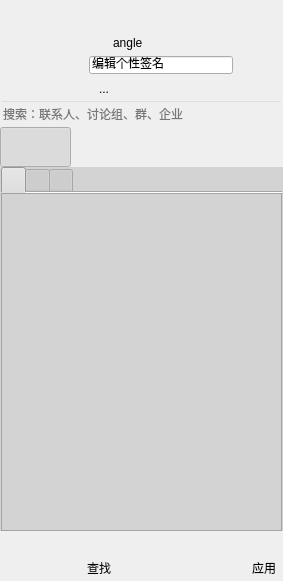
<?xml version="1.0" encoding="UTF-8"?>
<ui version="4.0">
 <class>workStation</class>
 <widget class="QDialog" name="workStation">
  <property name="geometry">
   <rect>
    <x>0</x>
    <y>0</y>
    <width>283</width>
    <height>581</height>
   </rect>
  </property>
  <property name="minimumSize">
   <size>
    <width>283</width>
    <height>253</height>
   </size>
  </property>
  <property name="maximumSize">
   <size>
    <width>436</width>
    <height>16777215</height>
   </size>
  </property>
  <property name="windowTitle">
   <string>Dialog</string>
  </property>
  <layout class="QVBoxLayout" name="verticalLayout_5">
   <property name="spacing">
    <number>0</number>
   </property>
   <property name="leftMargin">
    <number>0</number>
   </property>
   <property name="topMargin">
    <number>0</number>
   </property>
   <property name="rightMargin">
    <number>0</number>
   </property>
   <property name="bottomMargin">
    <number>0</number>
   </property>
   <item>
    <widget class="QWidget" name="titleWidget" native="true">
     <property name="minimumSize">
      <size>
       <width>0</width>
       <height>20</height>
      </size>
     </property>
    </widget>
   </item>
   <item>
    <widget class="QWidget" name="widget_2" native="true">
     <property name="maximumSize">
      <size>
       <width>16777215</width>
       <height>80</height>
      </size>
     </property>
     <layout class="QHBoxLayout" name="horizontalLayout_5">
      <property name="spacing">
       <number>3</number>
      </property>
      <property name="leftMargin">
       <number>6</number>
      </property>
      <property name="topMargin">
       <number>9</number>
      </property>
      <property name="rightMargin">
       <number>0</number>
      </property>
      <property name="bottomMargin">
       <number>0</number>
      </property>
      <item>
       <widget class="QLabel" name="headLabel">
        <property name="minimumSize">
         <size>
          <width>80</width>
          <height>80</height>
         </size>
        </property>
        <property name="maximumSize">
         <size>
          <width>80</width>
          <height>80</height>
         </size>
        </property>
        <property name="focusPolicy">
         <enum>Qt::TabFocus</enum>
        </property>
        <property name="styleSheet">
         <string notr="true"/>
        </property>
        <property name="text">
         <string/>
        </property>
       </widget>
      </item>
      <item>
       <layout class="QVBoxLayout" name="verticalLayout_2">
        <property name="spacing">
         <number>0</number>
        </property>
        <item>
         <layout class="QHBoxLayout" name="horizontalLayout_4">
          <item>
           <layout class="QVBoxLayout" name="verticalLayout">
            <property name="spacing">
             <number>0</number>
            </property>
            <item>
             <layout class="QHBoxLayout" name="horizontalLayout_2">
              <property name="spacing">
               <number>0</number>
              </property>
              <item>
               <widget class="QToolButton" name="stateToolBtn">
                <property name="sizePolicy">
                 <sizepolicy hsizetype="Fixed" vsizetype="Fixed">
                  <horstretch>0</horstretch>
                  <verstretch>0</verstretch>
                 </sizepolicy>
                </property>
                <property name="minimumSize">
                 <size>
                  <width>23</width>
                  <height>0</height>
                 </size>
                </property>
                <property name="focusPolicy">
                 <enum>Qt::NoFocus</enum>
                </property>
                <property name="styleSheet">
                 <string notr="true"/>
                </property>
                <property name="text">
                 <string/>
                </property>
                <property name="checkable">
                 <bool>false</bool>
                </property>
                <property name="checked">
                 <bool>false</bool>
                </property>
                <property name="popupMode">
                 <enum>QToolButton::InstantPopup</enum>
                </property>
                <property name="autoRaise">
                 <bool>true</bool>
                </property>
               </widget>
              </item>
              <item>
               <widget class="QLabel" name="nickLab">
                <property name="text">
                 <string>angle</string>
                </property>
               </widget>
              </item>
              <item>
               <widget class="QToolButton" name="toolButton_2">
                <property name="focusPolicy">
                 <enum>Qt::NoFocus</enum>
                </property>
                <property name="text">
                 <string/>
                </property>
                <property name="icon">
                 <iconset resource="image.qrc">
                  <normaloff>:/workstation/image/interface/LV.png</normaloff>:/workstation/image/interface/LV.png</iconset>
                </property>
                <property name="iconSize">
                 <size>
                  <width>18</width>
                  <height>16</height>
                 </size>
                </property>
                <property name="autoRaise">
                 <bool>true</bool>
                </property>
               </widget>
              </item>
              <item>
               <spacer name="horizontalSpacer">
                <property name="orientation">
                 <enum>Qt::Horizontal</enum>
                </property>
                <property name="sizeType">
                 <enum>QSizePolicy::Expanding</enum>
                </property>
                <property name="sizeHint" stdset="0">
                 <size>
                  <width>20</width>
                  <height>20</height>
                 </size>
                </property>
               </spacer>
              </item>
             </layout>
            </item>
            <item>
             <layout class="QHBoxLayout" name="horizontalLayout_3">
              <item>
               <widget class="lineSignatrue" name="myLineSignatrue">
                <property name="minimumSize">
                 <size>
                  <width>0</width>
                  <height>18</height>
                 </size>
                </property>
                <property name="maximumSize">
                 <size>
                  <width>16777215</width>
                  <height>18</height>
                 </size>
                </property>
                <property name="focusPolicy">
                 <enum>Qt::ClickFocus</enum>
                </property>
                <property name="styleSheet">
                 <string notr="true"/>
                </property>
                <property name="text">
                 <string>编辑个性签名</string>
                </property>
               </widget>
              </item>
             </layout>
            </item>
           </layout>
          </item>
          <item>
           <widget class="QLabel" name="weatherLabel">
            <property name="minimumSize">
             <size>
              <width>50</width>
              <height>50</height>
             </size>
            </property>
            <property name="maximumSize">
             <size>
              <width>50</width>
              <height>50</height>
             </size>
            </property>
            <property name="styleSheet">
             <string notr="true">border-image:url(:/weather/image/weather/sunny.png);</string>
            </property>
            <property name="text">
             <string/>
            </property>
           </widget>
          </item>
         </layout>
        </item>
        <item>
         <layout class="QHBoxLayout" name="horizontalLayout">
          <property name="spacing">
           <number>0</number>
          </property>
          <property name="sizeConstraint">
           <enum>QLayout::SetDefaultConstraint</enum>
          </property>
          <item>
           <widget class="QToolButton" name="toolButton_5">
            <property name="focusPolicy">
             <enum>Qt::TabFocus</enum>
            </property>
            <property name="styleSheet">
             <string notr="true"/>
            </property>
            <property name="text">
             <string>...</string>
            </property>
            <property name="icon">
             <iconset resource="image.qrc">
              <normaloff>:/workstation/image/interface/qzoneicon.png</normaloff>:/workstation/image/interface/qzoneicon.png</iconset>
            </property>
            <property name="popupMode">
             <enum>QToolButton::DelayedPopup</enum>
            </property>
            <property name="autoRaise">
             <bool>true</bool>
            </property>
           </widget>
          </item>
          <item>
           <widget class="QToolButton" name="toolButton_8">
            <property name="focusPolicy">
             <enum>Qt::TabFocus</enum>
            </property>
            <property name="text">
             <string/>
            </property>
            <property name="icon">
             <iconset resource="image.qrc">
              <normaloff>:/workstation/image/interface/mail.png</normaloff>:/workstation/image/interface/mail.png</iconset>
            </property>
            <property name="autoRaise">
             <bool>true</bool>
            </property>
           </widget>
          </item>
          <item>
           <widget class="QToolButton" name="toolButton_9">
            <property name="text">
             <string/>
            </property>
            <property name="icon">
             <iconset resource="image.qrc">
              <normaloff>:/workstation/image/interface/wblogicon.png</normaloff>:/workstation/image/interface/wblogicon.png</iconset>
            </property>
            <property name="autoRaise">
             <bool>true</bool>
            </property>
           </widget>
          </item>
          <item>
           <widget class="QToolButton" name="toolButton_10">
            <property name="text">
             <string/>
            </property>
            <property name="icon">
             <iconset resource="image.qrc">
              <normaloff>:/workstation/image/interface/wallet.png</normaloff>:/workstation/image/interface/wallet.png</iconset>
            </property>
            <property name="autoRaise">
             <bool>true</bool>
            </property>
           </widget>
          </item>
          <item>
           <widget class="QToolButton" name="toolButton_4">
            <property name="text">
             <string/>
            </property>
            <property name="icon">
             <iconset resource="image.qrc">
              <normaloff>:/workstation/image/interface/vip_16.png</normaloff>:/workstation/image/interface/vip_16.png</iconset>
            </property>
            <property name="autoRaise">
             <bool>true</bool>
            </property>
           </widget>
          </item>
          <item>
           <widget class="QToolButton" name="toolButton_6">
            <property name="text">
             <string/>
            </property>
            <property name="icon">
             <iconset resource="image.qrc">
              <normaloff>:/workstation/image/interface/AreaMainIcon_2.png</normaloff>:/workstation/image/interface/AreaMainIcon_2.png</iconset>
            </property>
            <property name="autoRaise">
             <bool>true</bool>
            </property>
           </widget>
          </item>
          <item>
           <widget class="QToolButton" name="toolButton_7">
            <property name="text">
             <string/>
            </property>
            <property name="icon">
             <iconset resource="image.qrc">
              <normaloff>:/workstation/image/interface/Messagebox18_highlight.png</normaloff>:/workstation/image/interface/Messagebox18_highlight.png</iconset>
            </property>
            <property name="autoRaise">
             <bool>true</bool>
            </property>
           </widget>
          </item>
         </layout>
        </item>
       </layout>
      </item>
     </layout>
    </widget>
   </item>
   <item>
    <widget class="lineSignatrue" name="mySeacherEdit">
     <property name="minimumSize">
      <size>
       <width>0</width>
       <height>27</height>
      </size>
     </property>
     <property name="maximumSize">
      <size>
       <width>16777215</width>
       <height>27</height>
      </size>
     </property>
     <property name="styleSheet">
      <string notr="true">background:transparent;</string>
     </property>
     <property name="placeholderText">
      <string>搜索：联系人、讨论组、群、企业</string>
     </property>
    </widget>
   </item>
   <item>
    <widget class="QWidget" name="widgetColumn" native="true">
     <property name="minimumSize">
      <size>
       <width>0</width>
       <height>40</height>
      </size>
     </property>
     <layout class="QHBoxLayout" name="horizontalLayout_6">
      <property name="spacing">
       <number>0</number>
      </property>
      <property name="leftMargin">
       <number>0</number>
      </property>
      <property name="topMargin">
       <number>0</number>
      </property>
      <property name="rightMargin">
       <number>0</number>
      </property>
      <property name="bottomMargin">
       <number>0</number>
      </property>
      <item>
       <widget class="QPushButton" name="contactPushBtn">
        <property name="sizePolicy">
         <sizepolicy hsizetype="Minimum" vsizetype="Preferred">
          <horstretch>0</horstretch>
          <verstretch>0</verstretch>
         </sizepolicy>
        </property>
        <property name="focusPolicy">
         <enum>Qt::NoFocus</enum>
        </property>
        <property name="styleSheet">
         <string notr="true"> QPushButton
{
	   border-image:none;
}
QPushButton:checked
{
	border-image:url(:/workstation/image/maintabbar/main_tab_check.png);
}
</string>
        </property>
        <property name="text">
         <string/>
        </property>
        <property name="icon">
         <iconset resource="image.qrc">
          <normaloff>:/workstation/image/maintabbar/icon_contacts_normal.png</normaloff>
          <selectedon>:/workstation/image/maintabbar/icon_contacts_selected.png</selectedon>:/workstation/image/maintabbar/icon_contacts_normal.png</iconset>
        </property>
        <property name="checkable">
         <bool>true</bool>
        </property>
        <property name="checked">
         <bool>true</bool>
        </property>
        <property name="autoDefault">
         <bool>false</bool>
        </property>
        <property name="flat">
         <bool>true</bool>
        </property>
       </widget>
      </item>
      <item>
       <widget class="QPushButton" name="groupPushBtn">
        <property name="sizePolicy">
         <sizepolicy hsizetype="Minimum" vsizetype="Preferred">
          <horstretch>0</horstretch>
          <verstretch>0</verstretch>
         </sizepolicy>
        </property>
        <property name="focusPolicy">
         <enum>Qt::NoFocus</enum>
        </property>
        <property name="styleSheet">
         <string notr="true"> QPushButton
{
	   border-image:none;
}
QPushButton:checked
{
	border-image:url(:/workstation/image/maintabbar/main_tab_check.png);
}
</string>
        </property>
        <property name="text">
         <string/>
        </property>
        <property name="icon">
         <iconset resource="image.qrc">
          <normaloff>:/workstation/image/maintabbar/icon_group_normal.png</normaloff>:/workstation/image/maintabbar/icon_group_normal.png</iconset>
        </property>
        <property name="checkable">
         <bool>true</bool>
        </property>
        <property name="autoDefault">
         <bool>false</bool>
        </property>
        <property name="flat">
         <bool>true</bool>
        </property>
       </widget>
      </item>
      <item>
       <widget class="QPushButton" name="zonePushBtn">
        <property name="sizePolicy">
         <sizepolicy hsizetype="Minimum" vsizetype="Preferred">
          <horstretch>0</horstretch>
          <verstretch>0</verstretch>
         </sizepolicy>
        </property>
        <property name="focusPolicy">
         <enum>Qt::NoFocus</enum>
        </property>
        <property name="styleSheet">
         <string notr="true"> QPushButton
{
	   border-image:none;
}
QPushButton:checked
{
	border-image:url(:/workstation/image/maintabbar/main_tab_check.png);
}
</string>
        </property>
        <property name="text">
         <string/>
        </property>
        <property name="icon">
         <iconset resource="image.qrc">
          <normaloff>:/workstation/image/maintabbar/icon_zone_normal.png</normaloff>:/workstation/image/maintabbar/icon_zone_normal.png</iconset>
        </property>
        <property name="checkable">
         <bool>true</bool>
        </property>
        <property name="autoDefault">
         <bool>false</bool>
        </property>
        <property name="flat">
         <bool>true</bool>
        </property>
       </widget>
      </item>
      <item>
       <widget class="QPushButton" name="pushButton_4">
        <property name="sizePolicy">
         <sizepolicy hsizetype="Minimum" vsizetype="Preferred">
          <horstretch>0</horstretch>
          <verstretch>0</verstretch>
         </sizepolicy>
        </property>
        <property name="text">
         <string/>
        </property>
        <property name="icon">
         <iconset resource="image.qrc">
          <normaloff>:/workstation/image/maintabbar/icon_blog_normal.png</normaloff>:/workstation/image/maintabbar/icon_blog_normal.png</iconset>
        </property>
        <property name="checkable">
         <bool>true</bool>
        </property>
        <property name="autoDefault">
         <bool>false</bool>
        </property>
        <property name="flat">
         <bool>true</bool>
        </property>
       </widget>
      </item>
     </layout>
    </widget>
   </item>
   <item>
    <widget class="QWidget" name="widget" native="true">
     <property name="styleSheet">
      <string notr="true">background:lightgrey;</string>
     </property>
     <layout class="QVBoxLayout" name="verticalLayout_3">
      <property name="spacing">
       <number>0</number>
      </property>
      <property name="leftMargin">
       <number>1</number>
      </property>
      <property name="topMargin">
       <number>0</number>
      </property>
      <property name="rightMargin">
       <number>1</number>
      </property>
      <property name="bottomMargin">
       <number>0</number>
      </property>
      <item>
       <widget class="QTabWidget" name="tabWidget">
        <property name="styleSheet">
         <string notr="true">QTabBar::tab#tab1 
{
	width:40px;
	height:40px;

		border-image:url(:/workstation/image/maintabbar/icon_contacts_normal.png);
}
</string>
        </property>
        <property name="tabShape">
         <enum>QTabWidget::Rounded</enum>
        </property>
        <property name="currentIndex">
         <number>0</number>
        </property>
        <property name="iconSize">
         <size>
          <width>30</width>
          <height>20</height>
         </size>
        </property>
        <property name="documentMode">
         <bool>true</bool>
        </property>
        <widget class="QWidget" name="contactTab">
         <property name="styleSheet">
          <string notr="true"/>
         </property>
         <attribute name="title">
          <string/>
         </attribute>
         <layout class="QVBoxLayout" name="verticalLayout_4">
          <property name="spacing">
           <number>0</number>
          </property>
          <property name="leftMargin">
           <number>0</number>
          </property>
          <property name="topMargin">
           <number>0</number>
          </property>
          <property name="rightMargin">
           <number>0</number>
          </property>
          <property name="bottomMargin">
           <number>0</number>
          </property>
          <item>
           <widget class="QScrollArea" name="scrollArae">
            <property name="styleSheet">
             <string notr="true">QScrollBar::handle:vertical {
background:skyblue;
border: 1px solid grey;
border-radius:5px;
min-height: 20px;
}
QScrollBar{
background:white;	
}</string>
            </property>
            <property name="lineWidth">
             <number>0</number>
            </property>
            <property name="verticalScrollBarPolicy">
             <enum>Qt::ScrollBarAsNeeded</enum>
            </property>
            <property name="sizeAdjustPolicy">
             <enum>QAbstractScrollArea::AdjustToContentsOnFirstShow</enum>
            </property>
            <property name="widgetResizable">
             <bool>true</bool>
            </property>
            <widget class="QWidget" name="friendBarWidget">
             <property name="geometry">
              <rect>
               <x>0</x>
               <y>0</y>
               <width>279</width>
               <height>326</height>
              </rect>
             </property>
             <layout class="QVBoxLayout" name="verticalLayout_7">
              <property name="spacing">
               <number>0</number>
              </property>
              <property name="leftMargin">
               <number>0</number>
              </property>
              <property name="topMargin">
               <number>0</number>
              </property>
              <property name="rightMargin">
               <number>0</number>
              </property>
              <property name="bottomMargin">
               <number>0</number>
              </property>
              <item>
               <layout class="QVBoxLayout" name="verticalLayout_6"/>
              </item>
             </layout>
            </widget>
           </widget>
          </item>
         </layout>
        </widget>
        <widget class="QWidget" name="groupTab">
         <attribute name="title">
          <string/>
         </attribute>
         <widget class="QPushButton" name="pushButton">
          <property name="geometry">
           <rect>
            <x>70</x>
            <y>90</y>
            <width>99</width>
            <height>27</height>
           </rect>
          </property>
          <property name="text">
           <string>PushButton</string>
          </property>
         </widget>
        </widget>
        <widget class="QWidget" name="zoneTab">
         <attribute name="title">
          <string/>
         </attribute>
         <widget class="QRadioButton" name="radioButton">
          <property name="geometry">
           <rect>
            <x>160</x>
            <y>150</y>
            <width>117</width>
            <height>22</height>
           </rect>
          </property>
          <property name="text">
           <string>RadioButton</string>
          </property>
         </widget>
        </widget>
       </widget>
      </item>
     </layout>
    </widget>
   </item>
   <item>
    <layout class="QHBoxLayout" name="horizontalLayout_8">
     <item>
      <spacer name="horizontalSpacer_2">
       <property name="orientation">
        <enum>Qt::Horizontal</enum>
       </property>
       <property name="sizeHint" stdset="0">
        <size>
         <width>40</width>
         <height>20</height>
        </size>
       </property>
      </spacer>
     </item>
     <item>
      <widget class="QToolButton" name="toolButton_3">
       <property name="text">
        <string/>
       </property>
       <property name="icon">
        <iconset resource="image.qrc">
         <normaloff>:/workstation/image/bottomTool/appbox_mgr_btn.png</normaloff>:/workstation/image/bottomTool/appbox_mgr_btn.png</iconset>
       </property>
       <property name="iconSize">
        <size>
         <width>18</width>
         <height>16</height>
        </size>
       </property>
       <property name="autoRaise">
        <bool>true</bool>
       </property>
      </widget>
     </item>
    </layout>
   </item>
   <item>
    <layout class="QHBoxLayout" name="horizontalLayout_7">
     <property name="spacing">
      <number>0</number>
     </property>
     <item>
      <widget class="QToolButton" name="toolButton_11">
       <property name="text">
        <string/>
       </property>
       <property name="icon">
        <iconset resource="image.qrc">
         <normaloff>:/workstation/image/bottomTool/menu_btn_normal.png</normaloff>:/workstation/image/bottomTool/menu_btn_normal.png</iconset>
       </property>
       <property name="iconSize">
        <size>
         <width>20</width>
         <height>20</height>
        </size>
       </property>
       <property name="autoRaise">
        <bool>true</bool>
       </property>
      </widget>
     </item>
     <item>
      <widget class="QToolButton" name="toolButton_12">
       <property name="text">
        <string/>
       </property>
       <property name="icon">
        <iconset resource="image.qrc">
         <normaloff>:/workstation/image/bottomTool/Tools.png</normaloff>:/workstation/image/bottomTool/Tools.png</iconset>
       </property>
       <property name="iconSize">
        <size>
         <width>18</width>
         <height>18</height>
        </size>
       </property>
       <property name="autoRaise">
        <bool>true</bool>
       </property>
      </widget>
     </item>
     <item>
      <widget class="QToolButton" name="toolButton_13">
       <property name="text">
        <string/>
       </property>
       <property name="icon">
        <iconset resource="image.qrc">
         <normaloff>:/workstation/image/bottomTool/message.png</normaloff>:/workstation/image/bottomTool/message.png</iconset>
       </property>
       <property name="iconSize">
        <size>
         <width>18</width>
         <height>18</height>
        </size>
       </property>
       <property name="autoRaise">
        <bool>true</bool>
       </property>
      </widget>
     </item>
     <item>
      <widget class="QToolButton" name="findUserBtn">
       <property name="minimumSize">
        <size>
         <width>0</width>
         <height>0</height>
        </size>
       </property>
       <property name="toolTip">
        <string>查找</string>
       </property>
       <property name="text">
        <string>查找</string>
       </property>
       <property name="icon">
        <iconset resource="image.qrc">
         <normaloff>:/workstation/image/bottomTool/find.png</normaloff>:/workstation/image/bottomTool/find.png</iconset>
       </property>
       <property name="toolButtonStyle">
        <enum>Qt::ToolButtonTextBesideIcon</enum>
       </property>
       <property name="autoRaise">
        <bool>true</bool>
       </property>
      </widget>
     </item>
     <item>
      <spacer name="horizontalSpacer_3">
       <property name="orientation">
        <enum>Qt::Horizontal</enum>
       </property>
       <property name="sizeHint" stdset="0">
        <size>
         <width>40</width>
         <height>20</height>
        </size>
       </property>
      </spacer>
     </item>
     <item>
      <widget class="QToolButton" name="toolButton_17">
       <property name="text">
        <string>应用</string>
       </property>
       <property name="icon">
        <iconset resource="image.qrc">
         <normaloff>:/workstation/image/bottomTool/QPlusEntranceBtn.png</normaloff>:/workstation/image/bottomTool/QPlusEntranceBtn.png</iconset>
       </property>
       <property name="iconSize">
        <size>
         <width>18</width>
         <height>18</height>
        </size>
       </property>
       <property name="toolButtonStyle">
        <enum>Qt::ToolButtonTextBesideIcon</enum>
       </property>
       <property name="autoRaise">
        <bool>true</bool>
       </property>
      </widget>
     </item>
    </layout>
   </item>
  </layout>
 </widget>
 <customwidgets>
  <customwidget>
   <class>lineSignatrue</class>
   <extends>QLineEdit</extends>
   <header>linesignatrue.h</header>
  </customwidget>
 </customwidgets>
 <resources>
  <include location="image.qrc"/>
 </resources>
 <connections/>
</ui>
